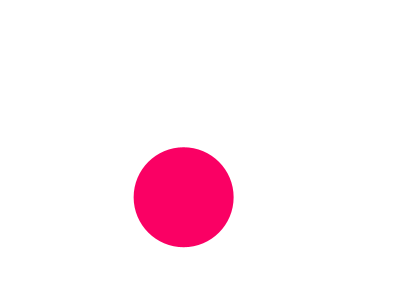
Frame 1 (no input)
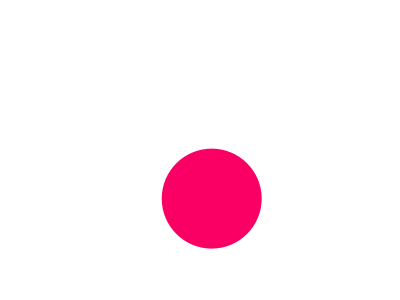
Frame 60 (the mouse pressed at the canvas centre just before this capture)
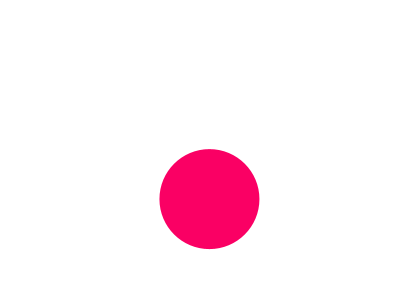
Frame 120 (the mouse held since frame 60 and released just before this capture)

The Processing sketch that drew these frames (run headless with seeded random() and noise(); from frame 60 on, the mouse is pressed at the canvas centre):

// Processing sketch: PauseNoEarphone
// ── PauseNoEarphone.pde
float k=0;
boolean  move=true;
void setup() {
  size(400, 300);
  noStroke();
  ellipseMode(CENTER);
}

void draw() {
  background(-1);
  fill(250, 0, 100);
  ellipse(width/2+50*cos(PI*noise(k)), height/2+50*sin(PI*noise(k)), 100, 100);
  if (move)k+=0.025f;
}

void mousePressed() {
  move=!move;
}
